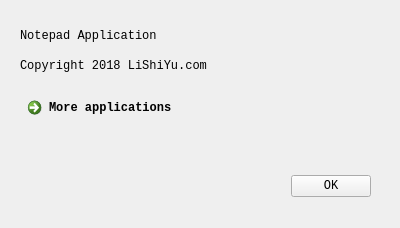
<?xml version="1.0" encoding="UTF-8"?>
<ui version="4.0">
 <class>DialogAbout</class>
 <widget class="QDialog" name="DialogAbout">
  <property name="windowModality">
   <enum>Qt::WindowModal</enum>
  </property>
  <property name="geometry">
   <rect>
    <x>0</x>
    <y>0</y>
    <width>400</width>
    <height>228</height>
   </rect>
  </property>
  <property name="sizePolicy">
   <sizepolicy hsizetype="Fixed" vsizetype="Fixed">
    <horstretch>0</horstretch>
    <verstretch>0</verstretch>
   </sizepolicy>
  </property>
  <property name="font">
   <font>
    <family>Consolas</family>
   </font>
  </property>
  <property name="windowTitle">
   <string>About</string>
  </property>
  <property name="locale">
   <locale language="English" country="UnitedStates"/>
  </property>
  <property name="sizeGripEnabled">
   <bool>false</bool>
  </property>
  <property name="modal">
   <bool>true</bool>
  </property>
  <widget class="QDialogButtonBox" name="buttonBox">
   <property name="geometry">
    <rect>
     <x>30</x>
     <y>170</y>
     <width>341</width>
     <height>32</height>
    </rect>
   </property>
   <property name="font">
    <font>
     <family>Consolas</family>
    </font>
   </property>
   <property name="orientation">
    <enum>Qt::Horizontal</enum>
   </property>
   <property name="standardButtons">
    <set>QDialogButtonBox::Ok</set>
   </property>
  </widget>
  <widget class="QLabel" name="label2">
   <property name="geometry">
    <rect>
     <x>20</x>
     <y>40</y>
     <width>191</width>
     <height>51</height>
    </rect>
   </property>
   <property name="font">
    <font>
     <family>Consolas</family>
    </font>
   </property>
   <property name="text">
    <string>Copyright 2018 LiShiYu.com</string>
   </property>
  </widget>
  <widget class="QLabel" name="label1">
   <property name="geometry">
    <rect>
     <x>20</x>
     <y>10</y>
     <width>141</width>
     <height>51</height>
    </rect>
   </property>
   <property name="font">
    <font>
     <family>Consolas</family>
    </font>
   </property>
   <property name="text">
    <string>Notepad Application</string>
   </property>
  </widget>
  <widget class="QCommandLinkButton" name="commandLinkButton">
   <property name="geometry">
    <rect>
     <x>20</x>
     <y>90</y>
     <width>171</width>
     <height>41</height>
    </rect>
   </property>
   <property name="text">
    <string>More applications</string>
   </property>
   <property name="autoDefault">
    <bool>false</bool>
   </property>
   <property name="default">
    <bool>true</bool>
   </property>
  </widget>
 </widget>
 <resources/>
 <connections>
  <connection>
   <sender>buttonBox</sender>
   <signal>accepted()</signal>
   <receiver>DialogAbout</receiver>
   <slot>accept()</slot>
   <hints>
    <hint type="sourcelabel">
     <x>248</x>
     <y>254</y>
    </hint>
    <hint type="destinationlabel">
     <x>157</x>
     <y>274</y>
    </hint>
   </hints>
  </connection>
  <connection>
   <sender>buttonBox</sender>
   <signal>rejected()</signal>
   <receiver>DialogAbout</receiver>
   <slot>reject()</slot>
   <hints>
    <hint type="sourcelabel">
     <x>316</x>
     <y>260</y>
    </hint>
    <hint type="destinationlabel">
     <x>286</x>
     <y>274</y>
    </hint>
   </hints>
  </connection>
 </connections>
</ui>
